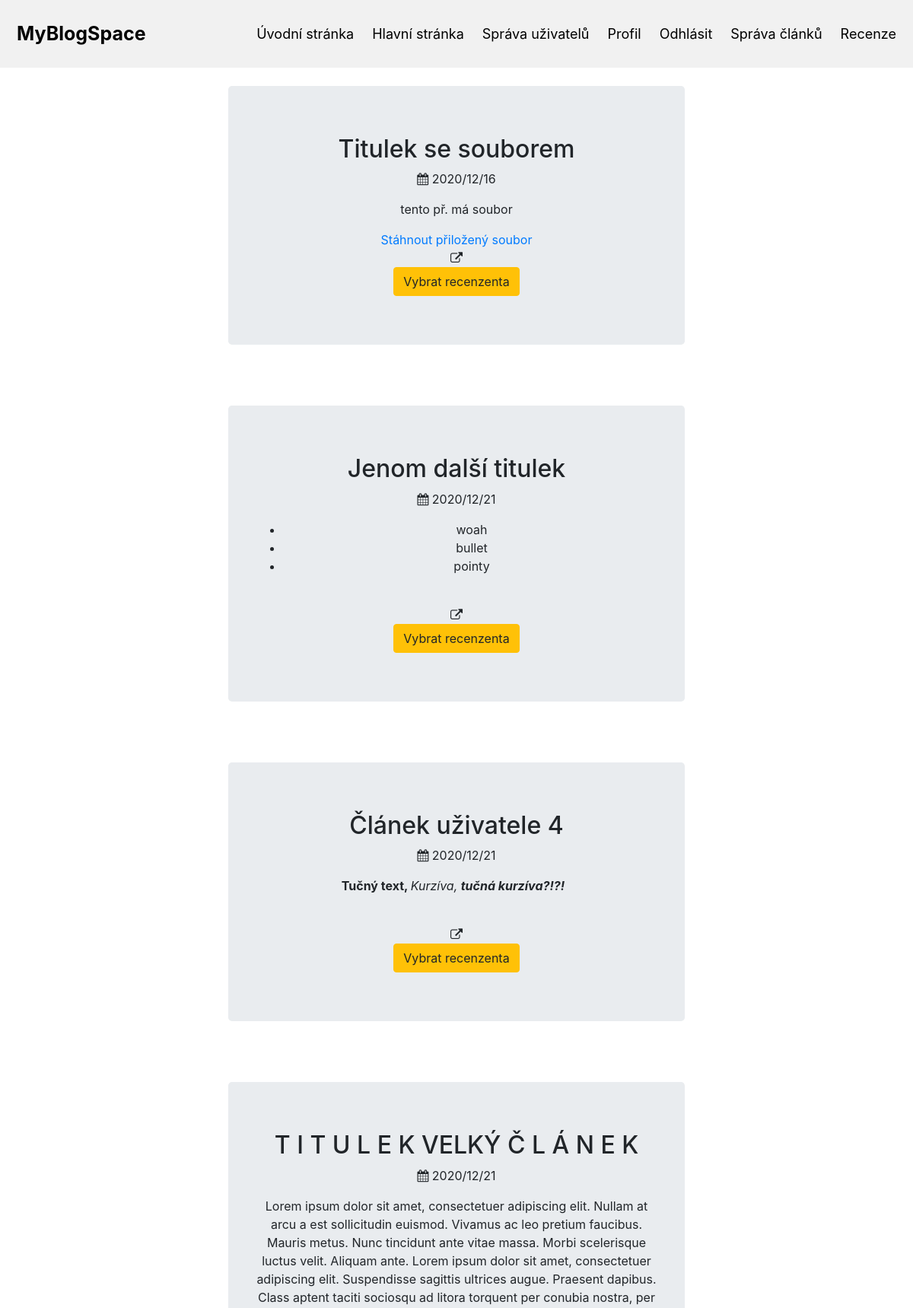
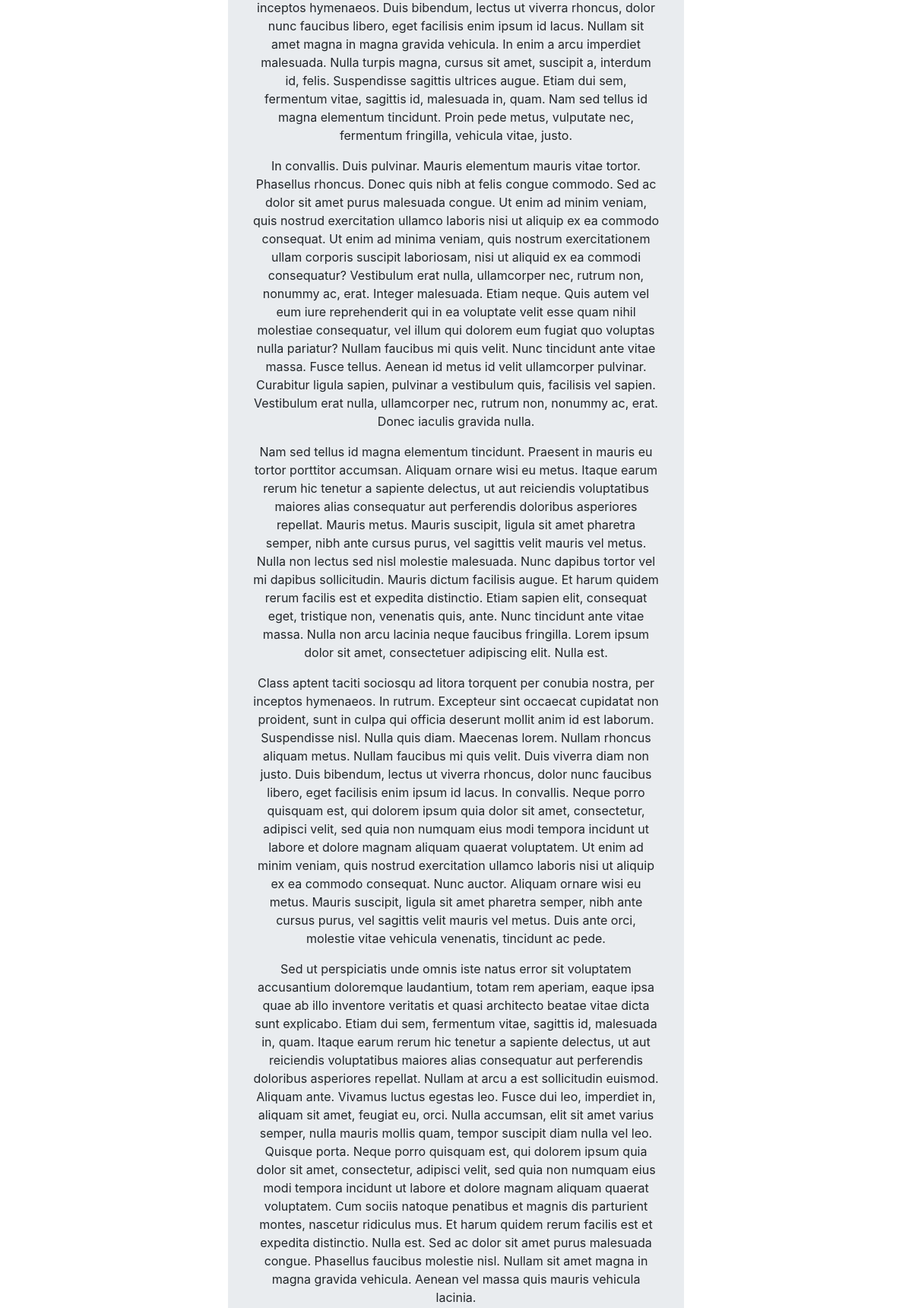
The page /index.php?page=sprava_post (signed in, upper part) on the database its author committed (2 pictures, top to bottom).
### tables this page shows
CREATE TABLE `prispevek` (
  `id_prispevek` int(11) NOT NULL,
  `datum` varchar(20) NOT NULL,
  `nadpis` varchar(60) NOT NULL,
  `text` text NOT NULL,
  `id_recenzent` int(11) DEFAULT NULL,
  `recenzovano` int(11) NOT NULL DEFAULT 0,
  `UZIVATEL_id_uzivatel` int(11) NOT NULL,
  `cesta` varchar(150) DEFAULT NULL
);

### Web/Controllers/PostManagementController.class.php (called while the page is built, shortened)
<?php
class PostManagementController implements IController
{
    private $db;
    public function __construct()
    {
        require_once(DIRECTORY_MODELS ."/DatabaseModel.class.php");
        $this->db = new DatabaseModel();
    }
    public function show(string $pageTitle):string
    {
        global $tplData;
        $tplData['title'] = $pageTitle;
        $tplData['logged'] = $this->db->isUserLogged();
        if ($tplData['logged']) {
            $tplData['userRole'] = $this->db->getLoggedUserData()['ROLE_id_role'];
        } else {
            $tplData['userRole'] = -1;
        }
        $tplData['posts'] = $this->db->getNotReviewPosts();
        $tplData['reviewers'] = $this->db->getReviewers();
        require(DIRECTORY_VIEWS ."/PostManagementTemplate.tpl.php");
        $obsah = ob_get_clean();
        return $obsah;
    }
}

### Web/Models/DatabaseModel.class.php (called while the page is built, shortened)
<?php
class DatabaseModel
{
    private $pdo;
    private $userSessionKey = "id_user";
    public function __construct()
    {
        $this->pdo = new PDO("mysql:host=".DB_SERVER.";dbname=".DB_NAME, DB_USER, DB_PASS);
        $this->pdo->exec("set names utf8");
    }
    public function isUserLogged():bool
    {
        return isset($_SESSION[$this->userSessionKey]);
    }
    public function getLoggedUserData()
    {
        if ($this->isUserLogged()) {
            $id_user = $_SESSION[$this->userSessionKey];
            if ($id_user == null) {
                $this->userLogout();
            } else {
                $stmt = $this->pdo->prepare("SELECT * FROM uzivatel WHERE id_uzivatel=?");
                $stmt->execute(array($id_user));
                $result = $stmt->fetchAll(PDO::FETCH_NAMED);
                if (empty($result)) {
                    $this->userLogout();
                    return null;
                } else {
                    return $result[0];
                }
            }
        } else {
            return null;
        }
    }
    public function getReviewers():array
    {
        if($stmt = $this->pdo->prepare("SELECT * FROM uzivatel WHERE ROLE_id_role>=2")) {
            $stmt->execute();
            $result = $stmt->fetchAll(PDO::FETCH_NAMED);
            return $result;
        }
        else{
            return null;
        }
    }
    public function getNotReviewPosts():array
    {
       if($stmt = $this->pdo->prepare("SELECT * FROM ".TABLE_POST." WHERE id_recenzent=-1")) {
            $stmt->execute();
            $result = $stmt->fetchAll(PDO::FETCH_NAMED);
            return $result;
        }
        else{
            return null;
        }
    }
}

### Web/Views/PostManagementTemplate.tpl.php (the view, shortened to what this page needs)
<?php
global $tplData;
require(DIRECTORY_VIEWS . "/TemplateBasics.class.php");
?>
<?php
$tplData['title'] = 'Správa článků';
$res = "";
if (isset($tplData['userRole'])) {
    if ($tplData['userRole'] != 3) {
        echo "<div class='center alert alert-danger col-md-6 col-sm-6'>Stránka dostupná pouze pro administrátory</div>";
    } else {
        if (isset($tplData['posts'])) {
            foreach ($tplData['posts'] as $post) {
                $res .= "<div class='center col-md-6 col-sm-6 post jumbotron'>
                            <div class='statusText'>
                        </div>
                        <h2>" . htmlspecialchars($post['nadpis']) . "</h2>
                        <p><i class='fa fa-calendar'></i> $post[datum]</p>
                        <p>$post[text]</p>";
                if (strlen($post['cesta']) > 0) {
                    $name = str_replace("Uploads/", "", $post['cesta']);
                    $res .= "<a href=" . htmlspecialchars($post['cesta']) . " download=" . htmlspecialchars($name) . ">Stáhnout přiložený soubor</a>";
                }
                $res .= "</br><i style='cursor: pointer;' onclick='openPost($post[id_prispevek])'
                        class='fa fa-external-link openPost' style='font-size:48px;'></i>";
                $res .= "<form action=''>
                            <input class='btn btn-warning' data-toggle='modal' data-target='#staticBackdrop' type='button'
                            onclick='savePostId($post[id_prispevek])' name='potvrzeni' value='Vybrat recenzenta'>
                        </form>
                        </div></div>";
                $res .=
                    "<div class='modal fade' id='staticBackdrop' data-backdrop='static' data-keyboard='false' tabindex='-1' aria-labelledby='staticBackdropLabel' aria-hidden='true'>
                    <div class='modal-dialog'>
                        <div class='modal-content'>
                            <div class='modal-header'>
                                <h5 class='modal-title' id='staticBackdropLabel'>Vybrat recenzenta</h5>
                                <button type='button' class='close' data-dismiss='modal' aria-label='Close'>
                                <span aria-hidden='true'>&times;</span>
                                </button>
                            </div>
                        <div class='modal-body'>";
                $res .= "<table class='center style= width=100%; jumbotron'>";
                foreach ($tplData['reviewers'] as $rev) {
                    $res .=
                        "<tr id=$rev[id_uzivatel]>
                            <td>
                                " . htmlspecialchars($rev['jmeno']) . "
                                " . htmlspecialchars($rev['prijmeni']) . "
                                (" . htmlspecialchars($rev['login']) . ")
                            </td>
                        <td><input class='btn btn-warning' type='button' onclick='saveReviewerId($rev[id_uzivatel])' name='potvrzeni' value='Zvolit'></td>
                    </tr>";
                }
                $res .=
                    "</table></div>
                        <div class='modal-footer'>
                            <button type='button' class='btn btn-secondary' data-dismiss='modal'>Zavřít</button>
                                <form action='' method='POST'>
                                    <input class='btn btn-warning' type=hidden id='lastRevId'>
                                    <input class='btn btn-warning' type=hidden id='postId' name='post_id'>
                                    <input class='btn btn-warning' type=hidden id='revId' name='reviewer_id'>
                                    <input class='btn btn-warning' type='submit' name='potvrzeni' value='Uložit'>
                                </form>
                        </div>
                    </div>
                </div>
              </div></br></br>";
            }
        }
    }
}
echo $res;
?>

### Web/CSS/TemplateBasics.css (style rules this page uses)
* { box-sizing: border-box; }
body { margin: 0; font-family: Arial, Helvetica, sans-serif; }

### Web/CSS/PostManagement.css (style rules this page uses)
.center { margin: 0 auto; text-align: center; }

### rows shown on the page
prispevek: nadpis "Titulek se souborem", datum "2020/12/16", text "tento př. má soubor"
prispevek: nadpis "Jenom další titulek", datum "2020/12/21", text "woah bullet pointy"
prispevek: nadpis "Článek uživatele 4", datum "2020/12/21", text "Tučný text, Kurzíva, tučná kurzíva?!?!"
prispevek: nadpis "T I T U L E K VELKÝ Č L Á N E K", datum "2020/12/21", text "Lorem ipsum dolor sit amet, consectetuer adipiscing elit. Nullam at arcu a est sollicitudin euismod. Vivamus ac leo pretium faucibus. Mauris metus. Nunc tincidunt ante vitae massa. Morbi scelerisque luctus velit. Aliquam ante. Lorem ipsum dolor sit amet, consectetuer adipiscing elit. Suspendisse sagittis ultrices augue. Praesent dapibus. Class aptent taciti sociosqu ad litora torquent per conubia nostra, per inceptos hymenaeos. Duis bibendum, lectus ut viverra rhoncus, dolor nunc faucibus libero, eget facilisis enim ipsum id lacus. Nullam sit amet magna in magna gravida vehicula. In enim a arcu imperdiet malesuada. Nulla turpis magna, cursus sit amet, suscipit a, interdum id, felis.…"

### other values the page prints
$pInfo[title] "Úvodní stránka"
$pInfo[title] "Hlavní stránka"
$pInfo[title] "Správa uživatelů"
$pInfo[title] "Profil"
$pInfo[title] "Správa článků"
$pInfo[title] "Recenze"
